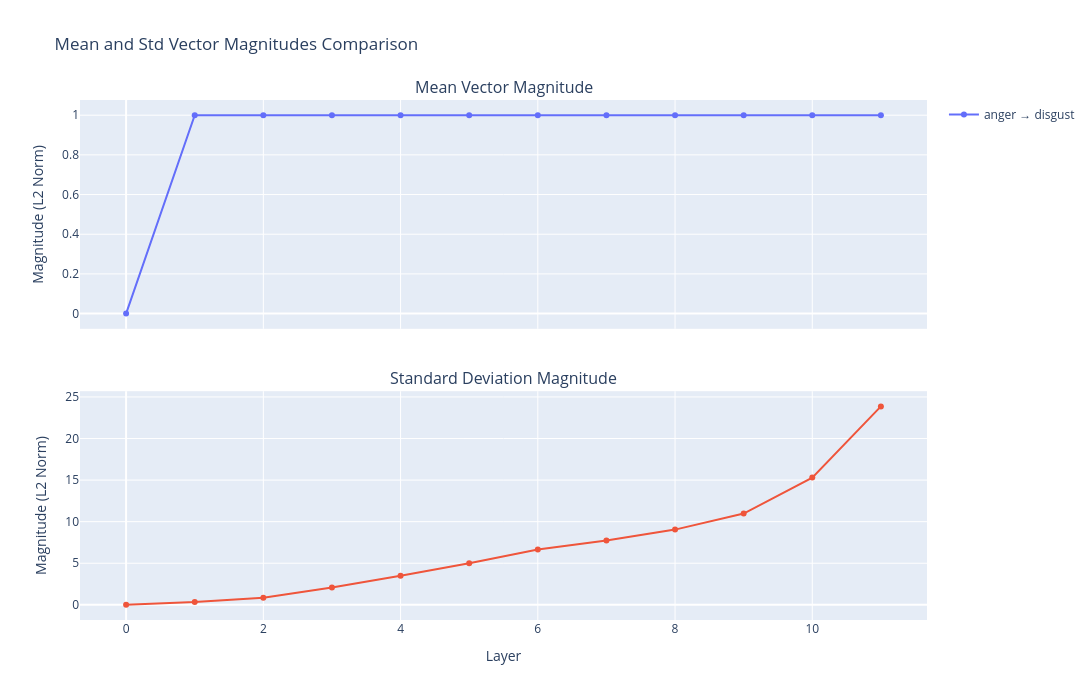

Notebook cell for this chart:
### Code cell
emotion_pairs_list = sorted(emotion_pairs)

fig = make_subplots(
    rows=2, cols=1,
    subplot_titles=("Mean Vector Magnitude", "Standard Deviation Magnitude"),
    shared_xaxes=True,
    vertical_spacing=0.12
)

for pair in emotion_pairs_list:
    pair_data = df[df['emotion_pair'] == pair].sort_values('layer')
    
    fig.add_trace(
        go.Scatter(
            x=pair_data['layer'],
            y=pair_data['mean_magnitude'],
            mode='lines+markers',
            name=pair,
            hovertemplate='<b>%{fullData.name}</b><br>Layer: %{x}<br>Mean: %{y:.4f}<extra></extra>',
            showlegend=True
        ),
        row=1, col=1
    )
    
    fig.add_trace(
        go.Scatter(
            x=pair_data['layer'],
            y=pair_data['std_magnitude'],
            mode='lines+markers',
            name=pair,
            showlegend=False,
            hovertemplate='<b>%{fullData.name}</b><br>Layer: %{x}<br>Std: %{y:.4f}<extra></extra>'
        ),
        row=2, col=1
    )

fig.update_yaxes(title_text="Magnitude (L2 Norm)", row=1, col=1)
fig.update_yaxes(title_text="Magnitude (L2 Norm)", row=2, col=1)
fig.update_xaxes(title_text="Layer", row=2, col=1)

fig.update_layout(
    title="Mean and Std Vector Magnitudes Comparison",
    height=700,
    width=1200,
    hovermode='x unified'
)

fig.show()

### Figure 1 — Plotly figure (JSON) as saved in the notebook; plotly's stock layout.template omitted (floating-point values rounded to 4 significant figures)
{"data": [{"hovertemplate": "<b>%{fullData.name}</b><br>Layer: %{x}<br>Mean: %{y:.4f}<extra></extra>", "mode": "lines+markers", "name": "anger → disgust", "showlegend": true, "type": "scatter", "x": [0, 1, 2, 3, 4, 5, 6, 7, 8, 9, 10, 11], "xaxis": "x", "y": [0.0, 1.0, 1.0, 1.0, 1.0, 1.0, 1.0, 1.0, 1.0, 1.0, 1.0, 1.0], "yaxis": "y"}, {"hovertemplate": "<b>%{fullData.name}</b><br>Layer: %{x}<br>Std: %{y:.4f}<extra></extra>", "mode": "lines+markers", "name": "anger → disgust", "showlegend": false, "type": "scatter", "x": [0, 1, 2, 3, 4, 5, 6, 7, 8, 9, 10, 11], "xaxis": "x2", "y": [0.0, 0.3247, 0.855, 2.074, 3.503, 5.007, 6.643, 7.729, 9.045, 10.98, 15.3, 23.87], "yaxis": "y2"}], "layout": {"annotations": [{"font": {"size": 16}, "showarrow": false, "text": "Mean Vector Magnitude", "x": 0.5, "xanchor": "center", "xref": "paper", "y": 1, "yanchor": "bottom", "yref": "paper"}, {"font": {"size": 16}, "showarrow": false, "text": "Standard Deviation Magnitude", "x": 0.5, "xanchor": "center", "xref": "paper", "y": 0.44, "yanchor": "bottom", "yref": "paper"}], "height": 700, "hovermode": "x unified", "title": {"text": "Mean and Std Vector Magnitudes Comparison"}, "width": 1200, "xaxis": {"anchor": "y", "domain": [0, 1], "matches": "x2", "showticklabels": false}, "xaxis2": {"anchor": "y2", "domain": [0, 1], "title": {"text": "Layer"}}, "yaxis": {"anchor": "x", "domain": [0.56, 1], "title": {"text": "Magnitude (L2 Norm)"}}, "yaxis2": {"anchor": "x2", "domain": [0, 0.44], "title": {"text": "Magnitude (L2 Norm)"}}}}
